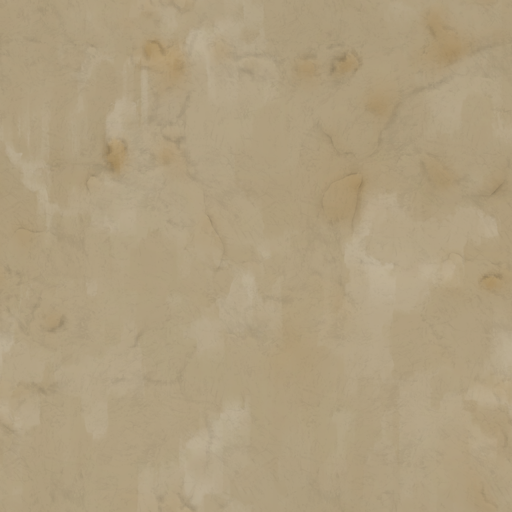
#> input picture spikes/town-proof/assets/mvm/T_Plaster_BaseColor.png, 512 x 512 px, found by its file name
$ python build_detail_array.py
#> lines starting #> are read from the running program, lines starting #| are printed output that depends on the picture
"""Hi-fi pass: pack the town's painted surface detail into one texture array (public/town/detail-array.webp).
Each 512x512 layer, stacked vertically: R = painted luminance detail, G/B = tangent-space normal x/y (z rebuilt in the
shader). The game multiplies the baked palette colour by the *high-pass* of R (texel / local mean), so the palette and
per-house tints stay exactly as art-directed while the tiles, plaster trowel strokes, wood grain and stones read.
Sources (all CC0 / ours): Quaternius Medieval Village MegaKit textures (the kit pieces' own UV layout), plus our painted
tiles in spikes/town-proof/assets/painted (normals derived from their luminance)."""
import os
import numpy as np
from PIL import Image, ImageFilter
MVM = '/workspace/assets-dl/mvm/glTF/'
if not os.path.exists(MVM): MVM = 'spikes/town-proof/assets/mvm/'
PAINT = 'spikes/town-proof/assets/painted/'
S = 512
LAYERS = [  # (albedo, normal or None)   index = layer id used by bake_town.py LAYER / town.ts TEX
    (MVM + 'T_Plaster_BaseColor.png', MVM + 'T_Plaster_Normal.png'),        # 0 plaster
    (MVM + 'T_RoundTiles_BaseColor.png', MVM + 'T_RoundTiles_Normal.png'),  # 1 roof tiles
    (MVM + 'T_WoodTrim_BaseColor.png', MVM + 'T_WoodTrim_Normal.png'),      # 2 wood trim sheet
    (MVM + 'T_RockTrim_BaseColor.png', MVM + 'T_RockTrim_Normal.png'),      # 3 rock trim sheet
    (MVM + 'T_UnevenBrick_BaseColor.png', MVM + 'T_UnevenBrick_Normal.png'),# 4 rubble stone (foundations, quay)
    (MVM + 'T_Brick_BaseColor.png', MVM + 'T_Brick_Normal.png'),            # 5 brick
    (PAINT + 'wood.jpg', None),                                             # 6 painted planks (doors, triplanar)
    (PAINT + 'cobbles.jpg', None),                                          # 7 painted cobbles (pavements, triplanar)
]
def lum(path):
    im = Image.open(path).convert('RGB').resize((S, S), Image.LANCZOS)
#> im is the input picture: PIL image 512x512 RGB; mean R, G, B 174.6, 158, 126.9
    a = np.asarray(im).astype(float) / 255
    l = a @ np.array([0.3, 0.59, 0.11])
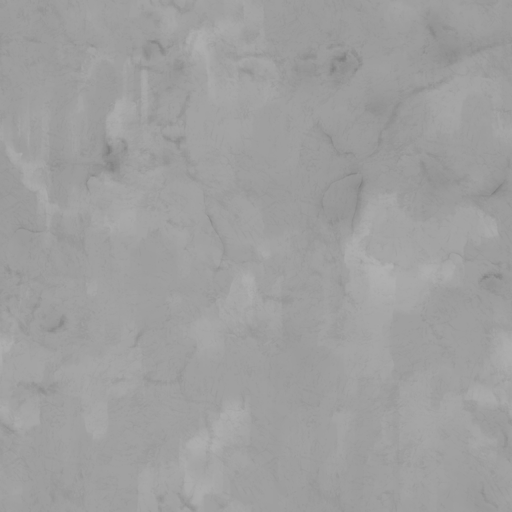
#> l: shape (512, 512) float64; min 0.495, max 0.697, mean 0.626
    # painterly: soften photo-ish texel noise but keep shapes (median), then gently expand contrast around the mean
    l = np.asarray(Image.fromarray((l * 255).astype(np.uint8)).filter(ImageFilter.MedianFilter(3))).astype(float) / 255
    return l
def normal_from_height(h, k=3.0):
    hb = np.asarray(Image.fromarray((h * 255).astype(np.uint8)).filter(ImageFilter.GaussianBlur(1.5))).astype(float) / 255
    dx = (np.roll(hb, -1, 1) - np.roll(hb, 1, 1)) * k
    dy = (np.roll(hb, -1, 0) - np.roll(hb, 1, 0)) * k
    n = np.dstack([-dx, dy, np.ones_like(hb)]); n /= np.linalg.norm(n, axis=2, keepdims=True)
    return n[..., 0], n[..., 1]
out = np.zeros((S * len(LAYERS), S, 3), np.uint8)
for i, (alb, nrm) in enumerate(LAYERS):
    l = lum(alb)
    if nrm:
        n = np.asarray(Image.open(nrm).convert('RGB').resize((S, S), Image.LANCZOS)).astype(float) / 255
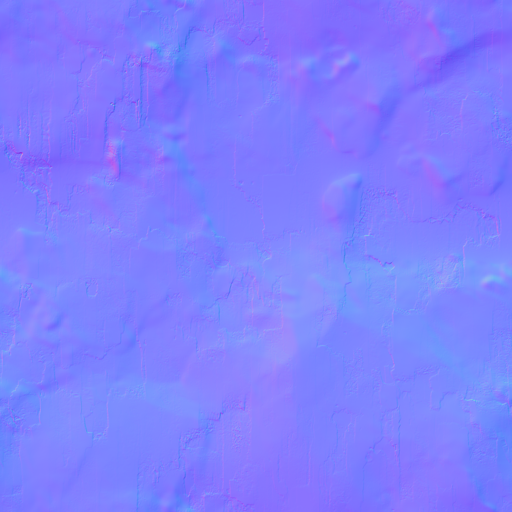
#> input picture spikes/town-proof/assets/mvm/T_Plaster_Normal.png, 512 x 512 px, found by its file name
        nx, ny = n[..., 0] * 2 - 1, n[..., 1] * 2 - 1
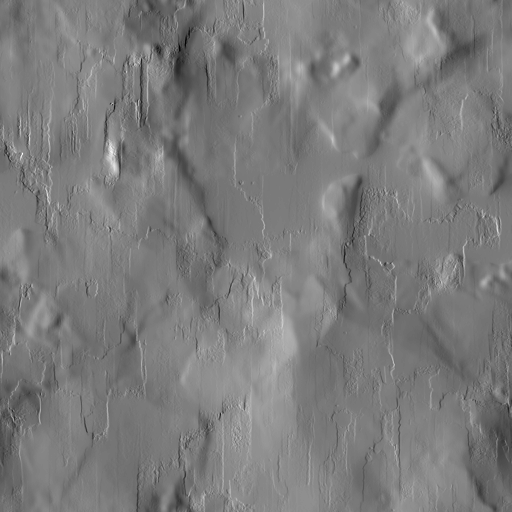
#> nx: shape (512, 512) float64; min -0.529, max 0.561, mean 0.000144; drawn with min black and max white
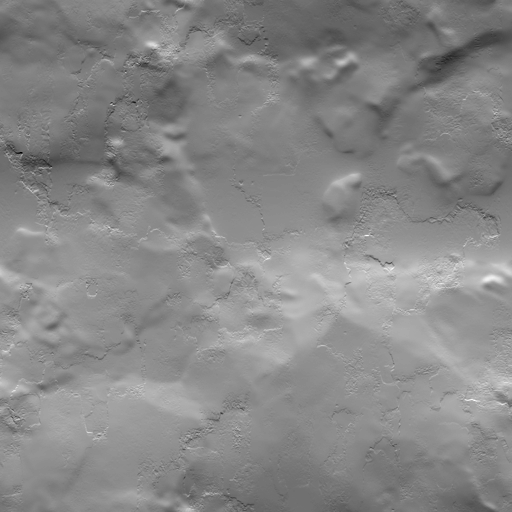
#> ny: shape (512, 512) float64; min -0.553, max 0.482, mean 0.000159; drawn with min black and max white
    else:
        nx, ny = normal_from_height(l)
    out[i * S:(i + 1) * S, :, 0] = (l * 255).round()
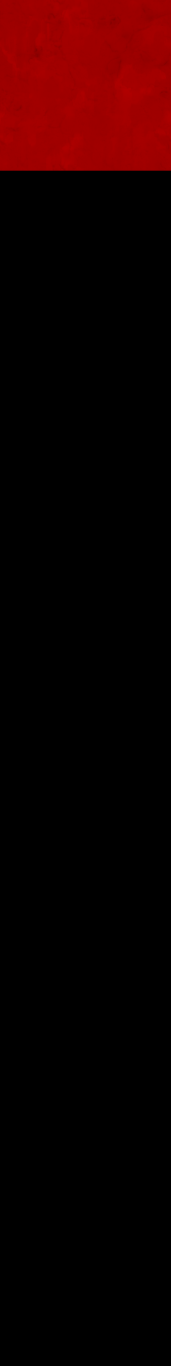
#> out: shape (4096, 512, 3) (shown at 1/3 size); mean of channels 0, 1, 2 19.9, 0, 0; drawn as R, G, B
    out[i * S:(i + 1) * S, :, 1] = ((nx * 0.5 + 0.5) * 255).round().clip(0, 255)
    out[i * S:(i + 1) * S, :, 2] = ((ny * 0.5 + 0.5) * 255).round().clip(0, 255)
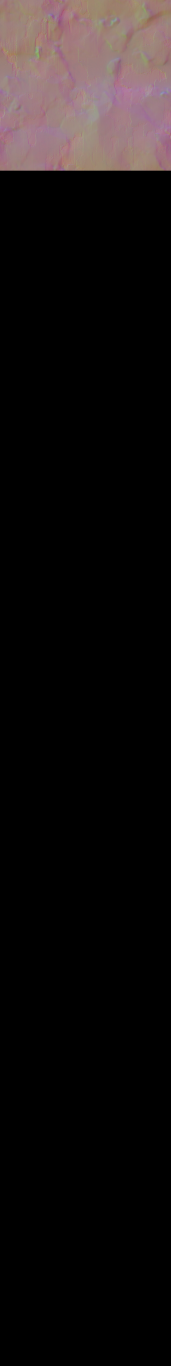
#> out: shape (4096, 512, 3) (shown at 1/3 size); mean of channels 0, 1, 2 19.9, 15.9, 15.9; drawn as R, G, B
    print(i, os.path.basename(alb), 'mean lum', round(l.mean(), 3))
#| 0 T_Plaster_BaseColor.png mean lum 0.624
#> pass 2 of the loop `for i, (alb, nrm) in enumerate(LAYERS):`:
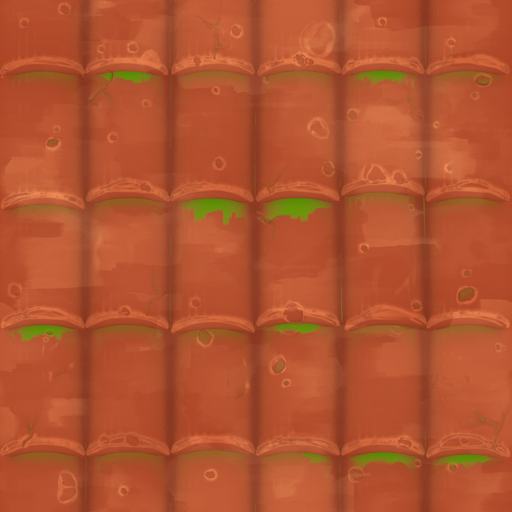
#> input picture spikes/town-proof/assets/mvm/T_RoundTiles_BaseColor.png, 512 x 512 px, found by its file name
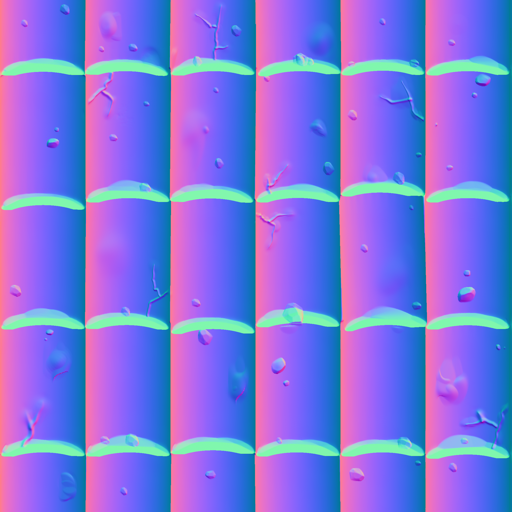
#> input picture spikes/town-proof/assets/mvm/T_RoundTiles_Normal.png, 512 x 512 px, found by its file name
#> `out[i * S:(i + 1) * S, :, 2] = ((ny * 0.5 + 0.5) * 255).round().clip(0..`:
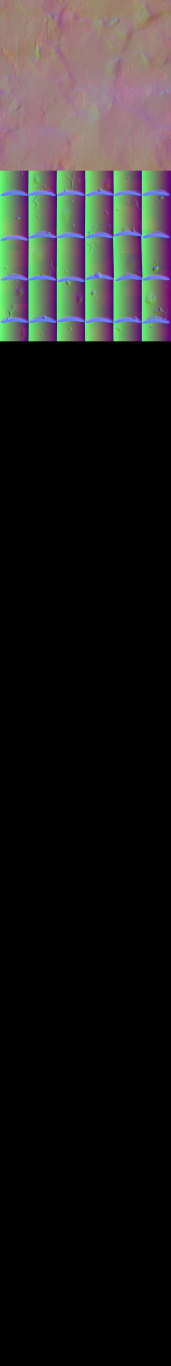
#> out: shape (4096, 512, 3) (shown at 1/3 size); mean of channels 0, 1, 2 33.3, 31.8, 30.6; drawn as R, G, B
#| 1 T_RoundTiles_BaseColor.png mean lum 0.422
#> pass 3 of the loop `for i, (alb, nrm) in enumerate(LAYERS):`:
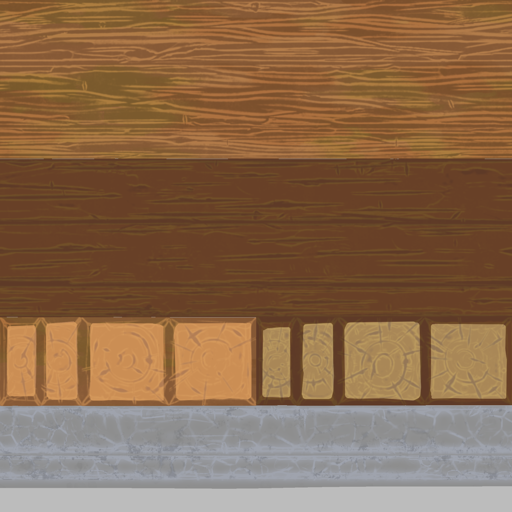
#> input picture spikes/town-proof/assets/mvm/T_WoodTrim_BaseColor.png, 512 x 512 px, found by its file name
#> in lum, im is the input picture: PIL image 512x512 RGB; mean R, G, B 138.9, 105.5, 76.1
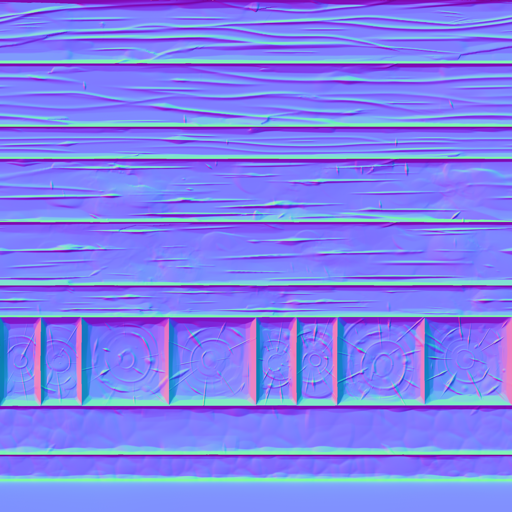
#> input picture spikes/town-proof/assets/mvm/T_WoodTrim_Normal.png, 512 x 512 px, found by its file name
#> `out[i * S:(i + 1) * S, :, 2] = ((ny * 0.5 + 0.5) * 255).round().clip(0..`:
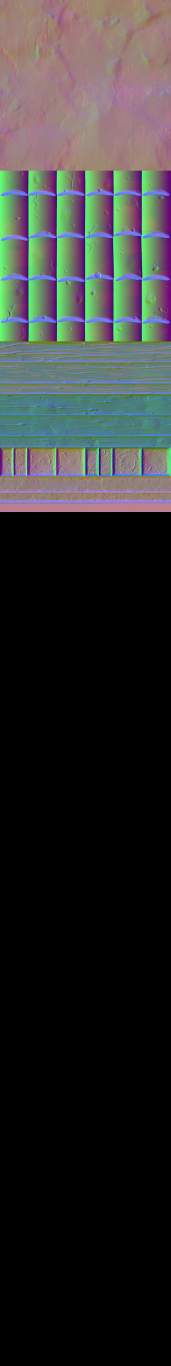
#> out: shape (4096, 512, 3) (shown at 1/3 size); mean of channels 0, 1, 2 47.3, 47.8, 46.7; drawn as R, G, B
#| 2 T_WoodTrim_BaseColor.png mean lum 0.437
#> (the run stopped early here; a loop or call above may not have finished)
